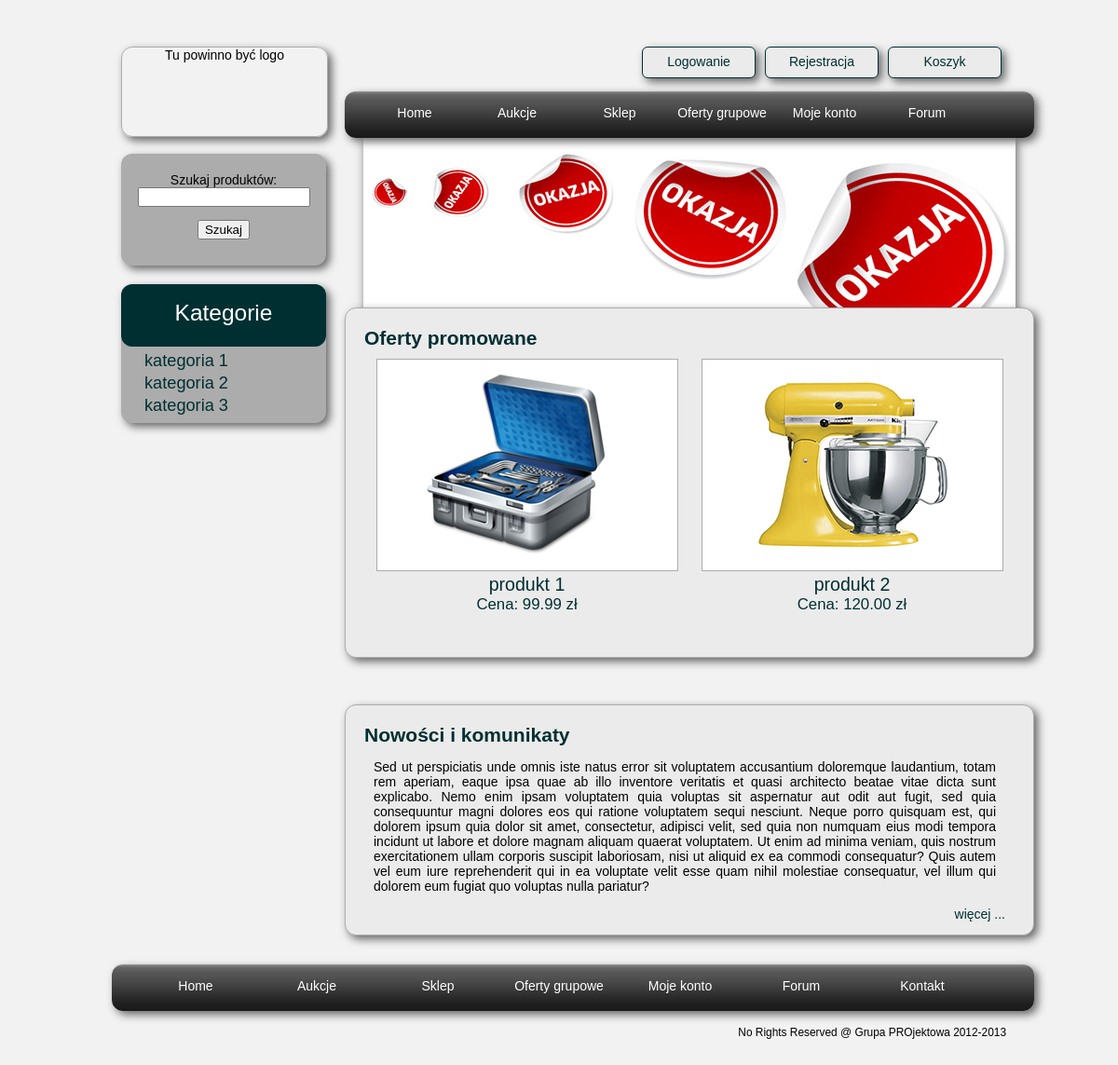
/home/, run on the app's committed database.
### eshop/models.py (models this page shows)
class EShopItem(models.Model):
    price = models.DecimalField(max_digits=15,decimal_places=2)
    is_on_sale = models.BooleanField(default=False)
    discount_price = models.DecimalField(max_digits=15,decimal_places=2)
    availiability_status = models.ForeignKey('core.AvailiabilityStatus')
    current_stock = models.IntegerField()
    base = models.OneToOneField(BaseItem)

### base/models.py (models this page shows, shortened)
class BaseItem(models.Model):
    name = models.CharField(max_length=100)
    created_at = models.DateTimeField(auto_now_add=True)
    categories = models.ManyToManyField('core.Category')
    properties = JSONField(blank=True,null=True)
    description = models.TextField()
    thumb = models.ImageField(upload_to=get_path)
    images = models.ManyToManyField('core.Image',blank=True,null=True)
    is_active = models.BooleanField(default=False)

### board/models.py (models this page shows, shortened)
class Message(models.Model):
    topic = models.ForeignKey('Topic',related_name='topic')
    submitted_by = models.ForeignKey('core.ShopUser',blank=True,null=True)
    submission_date = models.DateTimeField()
    content = models.TextField()
    score = models.IntegerField(null=True,blank=True)
    prev_message = models.ForeignKey('Message',related_name='prev',blank=True,null=True)
    next_message = models.ForeignKey('Message',related_name='next',blank=True,null=True)

### core/models.py (models this page shows, shortened)
class Category(models.Model):
    name = models.CharField(max_length=100)
    properties = JSONField(blank=True,null=True)

### core/views.py (the view)
# urls.py: url(r'^home/$','core.views.home_page'),
def home_page(request):
    if request.method == "POST":
        form = SearchForm(request.POST)
    else:
        form = SearchForm()
    categories = Category.objects.all()
    products_query = EShopItem.objects.filter(is_on_sale=True)
    products_query = products_query.filter(current_stock__gte=1)
    products = products_query[:2]
    message_query = Message.objects.filter(topic__board__name="news")
    message_query = message_query.filter(topic__title="main")
    message = message_query.order_by("-id")[0]
    return render_to_response("home.html",{'search_form': form, 'categories': categories,
                                           'promotion_items': products, "message": message},
                              context_instance=RequestContext(request))

### core/forms.py
class SearchForm(forms.Form):
    search = forms.CharField(max_length=100)

### templates/home.html (shortened to what this page needs)
{% extends "eshop_base.html" %}
{% block css %}
<link href="{{ STATIC_PREFIX }}css/eshop_base.css" rel="stylesheet" type="text/css"/>
<link href="{{ STATIC_PREFIX }}css/home.css" rel="stylesheet" type="text/css"/>
{% endblock %}
{% block content %}
<div id='advert_banner'>
  <img src="{{ STATIC_PREFIX }}img/banner.png"/>
</div>
<section id='promotion' class="home_item">
  <div id="promotion_title" class="home_title">
    Oferty promowane
  </div>
  {% for item in promotion_items %}
  <div class='promotion_item'>
    <a href="/sklep/{{ item.id }}"><img src="/mymedia/{{ item.base.thumb }}"/></a>
    <div class="promotion_item_name">
      <a href="/sklep/{{ item.id }}">{{ item.base.name }}</a>
    </div>
    <div class="promotion_item_price">
      Cena: {{ item.discount_price }} zł
    </div>
  </div>
  {% endfor %}
  <div class="empty">&nbsp;</div>
</section>
<section id='message_container' class="home_item">
  <div id='news_title' class="home_title">
    Nowości i komunikaty
  </div>
  <div id='message_wrapper'>
    <div id="message_content">
      <p>{{ message.content }}</p>
    </div>
    <div id="news_link">
      <a href='/news/'>więcej ...</a>
    </div>
  </div>
</section>
{% endblock %}

### templates/eshop_base.html (shortened to what this page needs)
{% extends "base.html" %}
{% block sidebar %}
<div id="search_form" class="side_menu_container">
  <form name='search_form' action='' id='eshop_search_form' method='post' accept-charset="utf-8">
    <div id='search_form_field'>
      <label for='id_search'>Szukaj produktów:</label>
      {{ search_form.search }}
    </div>
    <p id='search_input'>
      <input value='Szukaj' id='eshop_search_input' type='submit'/>
    </p>
  </form>
</div>
<aside id="side_menu" class="side_menu_container">
  <div id='side_menu_title'>
    Kategorie
  </div>
  <nav>
      {% for category in categories %}
      <div class='side_menu_item'>
        <a href='/sklep/{{ category.name }}/'>{{ category.name }}</a>
      </div>
      {% endfor %}
  </nav>
</aside>
{% endblock %}

### templates/base.html (shortened to what this page needs)
<!DOCTYPE html>
{% load static %}
{% get_static_prefix as STATIC_PREFIX %}
<html xmlns="http://www.w3.org/1999/xhtml" lang="pl">
	<head>
		<link href="{{ STATIC_PREFIX }}css/base.css" rel="stylesheet"/>
		{% block css %} {% endblock %}
	</head>
	<body>
		<div id='main' class='first'>
			<div id='container'>
			  <div id='logo'>Tu powinno być logo</div>
		       <header id="header">
				  <div id='cart_small' class="top_button"><a href="/koszyk/">Koszyk</a></div>
				  <div id='register' class="top_button"><a href="/rejestracja/">Rejestracja</a></div>
				  <div id='login' class="top_button"><a href="/login/">Logowanie</a></div>
				  <div class="empty">&nbsp;</div>
				  <nav>
    				<div id='menubar_top'>
      		          <div class='menu_item_top'>
                        <a href="/home/">Home</a>
                      </div>
                      <div class='menu_item_top'>
                        <a href="/aukcje/">Aukcje</a>
                      </div>
                      <div class='menu_item_top'>
                        <a href="/sklep/">Sklep</a>
                      </div>
                      <div class='menu_item_top'>
                        <a href="/grupowe/">Oferty grupowe</a>
                      </div>
                      <div class='menu_item_top'>
                        <a href="/panel_klienta/">Moje konto</a>
                      </div>
                      <div class='menu_item_top'>
                        <a href="/forum/">Forum</a>
                      </div>
       			   </div>
    			 </nav>
				</header>
				<div class='empty'>&nbsp;</div>
				<div id='content'>
		      <div id='content_container'>
		        {% block content %}{% endblock %}
		      </div>
				</div>
				<div id='sidebar'>
					<div id='sidebar_container'>
						{% block sidebar %}{% endblock %}
					</div>
				</div>
				<div class='empty'>&nbsp;</div>
				<nav>
    				<div id='menubar_bottom'>
    				  <div class='menu_item_bottom'>
    				    <a href="/home/">Home</a>
    				  </div>
    				  <div class='menu_item_bottom'>
                        <a href="/aukcje/">Aukcje</a>
                      </div>
                      <div class='menu_item_bottom'>
                        <a href="/sklep/">Sklep</a>
                      </div>
                      <div class='menu_item_bottom'>
                        <a href="/grupowe/">Oferty grupowe</a>
                      </div>
                      <div class='menu_item_bottom'>
                        <a href="/panel_klienta/">Moje konto</a>
                      </div>
                      <div class='menu_item_bottom'>
                        <a href="/forum/">Forum</a>
                      </div>
                      <div class='menu_item_bottom'>
                        <a href="/kontakt/">Kontakt</a>
                      </div>
    				</div>
    		    </nav>
				<div class="empty">&nbsp;</div>
				<footer>No Rights Reserved @ Grupa PROjektowa 2012-2013</footer>
				<div class="empty">&nbsp;</div>
			</div>
		</div>
	</body>
</html>

### static/css/base.css (style rules this page uses)
.empty { clear:both }
body { background-color:#f2f2f2;text-align:center;margin:0 }
a { color:#fff;text-decoration:none }
#main { position:relative;top:0;left:0;margin:0 auto;width:960px;text-align:left;font-family:Verdana,Geneva,Arial,Helvetica,sans-serif;font-size:14px }
header { top:0;position:relative;height:80px;z-index:1 }
#logo { position:relative;top:50px;width:220px;height:95px;float:left;border-radius:12px;border-style:solid;border-color:#acacac;border-width:1px;text-align:center;margin-left:10px;margin-right:10px;box-shadow:4px 4px 10px #666 }
.top_button { position:relative;top:50px;height:25px;width:120px;float:right;background-color:#ebebeb;text-align:center;border-radius:6px;border-style:solid;border-width:1px;border-color:#002f32;padding-top:7px;margin-left:5px;margin-right:5px;box-shadow:4px 4px 10px #666 }
.top_button a { color:#002f32 }
#menubar_top { position:relative;padding-left:20px;padding-right:20px;width:700px;left:250px;height:50px;top:-15px;background-image:url("/static/img/menu_bg.png");border-radius:12px;box-shadow:4px 4px 10px #666 }
.menu_item_top { float:left;width:110px;padding-top:15px;text-align:center }
#content { position:relative;left:250px;width:700px }
#menubar_bottom { position:relative;padding-left:25px;padding-right:25px;width:940px;height:50px;background-image:url("/static/img/menu_bg.png");border-radius:12px;box-shadow:4px 4px 10px #666 }
footer { float:right;font-size:85%;margin-bottom:20px }
.menu_item_bottom { float:left;width:130px;padding-top:15px;text-align:center }

### static/css/eshop_base.css (style rules this page uses)
.side_menu_container { text-align:center;background-color:#acacac;width:220px;margin-left:10px;margin-right:10px;border-radius:12px;box-shadow:4px 4px 10px #666 }
#side_menu { position:absolute;top:305px;padding-bottom:5px }
#side_menu_title { width:100%;background-color:#002f32;position:relative;top:0;height:50px;color:#fff;padding-top:17px;font-size:175%;border-radius:12px;margin-bottom:5px }
#search_form { position:absolute;padding-top:20px;top:165px;height:100px }
.side_menu_item { text-align:left;padding-left:25px;padding-bottom:3px;font-size:130% }
.side_menu_item a { color:#002f32 }

### static/css/home.css (style rules this page uses)
#content_container { position:relative;top:-15px;width:740px }
#advert_banner { width:740px;position:relative;margin-left:auto;margin-right:auto;text-align:center;z-index:-1 }
#advert_banner img { position:relative;margin-left:auto;margin-right:auto;box-shadow:2px 2px 10px #666 }
#promotion { position:relative;top:-50px }
.promotion_item { float:left;width:329px;padding:10px;text-align:center;color:#002f32 }
.promotion_item a { color:#002f32 }
.promotion_item img { border-style:solid;border-width:1px;border-color:#acacac }
.promotion_item_name { font-size:140% }
.promotion_item_price { font-size:120% }
#message_wrapper { padding-right:10px;padding-bottom:10px }
#message_content { padding-left:10px;padding-right:10px;text-align:justify;text-justify:newspaper }
#news_link { position:relative;float:right;clear:both }
#news_link a { color:#002f32;float:right }
.home_item { background-color:#ebebeb;border-radius:12px;border-style:solid;border-color:#acacac;border-width:1px;box-shadow:4px 4px 10px #666;padding:20px }
.home_title { font-size:150%;font-weight:bold;color:#002f32 }

### data on the page
EShopItem: base.thumb (picture), base.name "produkt 1", discount_price "99.99"
EShopItem: base.thumb (picture), base.name "produkt 2", discount_price "120.00"
Message: content "Sed ut perspiciatis unde omnis iste natus error sit voluptatem accusantium doloremque laudantium, totam rem aperiam, eaque ipsa quae ab illo inventore veritatis et quasi architecto beatae vitae dicta sunt explicabo. Nemo enim ipsam voluptatem quia voluptas sit aspernatur aut odit aut fugit, sed quia consequuntur magni dolores eos qui ratione voluptatem sequi nesciunt. Neque porro quisquam est, qui dolorem ipsum quia dolor sit amet, consectetur, adipisci velit, sed quia non numquam eius modi tempora incidunt ut labore et dolore magnam aliquam quaerat voluptatem. Ut enim ad minima veniam, quis nostrum exercitationem ullam corporis suscipit laboriosam, nisi ut aliquid ex ea commodi…"
Category: name "kategoria 1"
Category: name "kategoria 2"
Category: name "kategoria 3"
